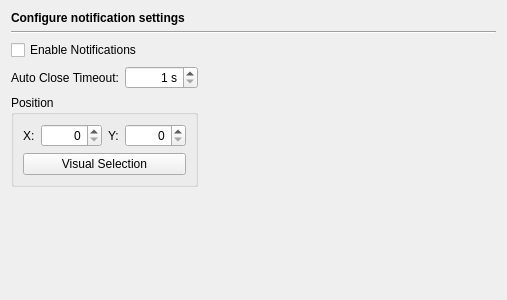
<?xml version="1.0" encoding="UTF-8"?>
<ui version="4.0">
 <class>NotificationsPage</class>
 <widget class="QWidget" name="NotificationsPage">
  <property name="geometry">
   <rect>
    <x>0</x>
    <y>0</y>
    <width>507</width>
    <height>300</height>
   </rect>
  </property>
  <property name="windowTitle">
   <string/>
  </property>
  <layout class="QVBoxLayout" name="verticalLayout">
   <item>
    <widget class="QLabel" name="headerLabel">
     <property name="text">
      <string>&lt;b&gt;Configure notification settings&lt;/b&gt;</string>
     </property>
    </widget>
   </item>
   <item>
    <widget class="Line" name="line11">
     <property name="frameShape">
      <enum>QFrame::HLine</enum>
     </property>
     <property name="frameShadow">
      <enum>QFrame::Sunken</enum>
     </property>
     <property name="orientation">
      <enum>Qt::Horizontal</enum>
     </property>
    </widget>
   </item>
   <item>
    <widget class="QCheckBox" name="enableCheckBox">
     <property name="toolTip">
      <string>Select to enable notifications</string>
     </property>
     <property name="text">
      <string>Enable Notifications</string>
     </property>
    </widget>
   </item>
   <item>
    <layout class="QGridLayout" name="gridLayout_2">
     <item row="0" column="0">
      <widget class="QLabel" name="label">
       <property name="text">
        <string>Auto Close Timeout:</string>
       </property>
      </widget>
     </item>
     <item row="0" column="1">
      <widget class="QSpinBox" name="timeoutSpinBox">
       <property name="toolTip">
        <string>Enter the timeout for closing the notification</string>
       </property>
       <property name="alignment">
        <set>Qt::AlignRight|Qt::AlignTrailing|Qt::AlignVCenter</set>
       </property>
       <property name="suffix">
        <string> s</string>
       </property>
       <property name="minimum">
        <number>1</number>
       </property>
       <property name="maximum">
        <number>10</number>
       </property>
      </widget>
     </item>
     <item row="0" column="2">
      <spacer name="horizontalSpacer">
       <property name="orientation">
        <enum>Qt::Horizontal</enum>
       </property>
       <property name="sizeHint" stdset="0">
        <size>
         <width>40</width>
         <height>20</height>
        </size>
       </property>
      </spacer>
     </item>
     <item row="1" column="0" colspan="2">
      <widget class="QGroupBox" name="groupBox">
       <property name="title">
        <string>Position</string>
       </property>
       <layout class="QGridLayout" name="gridLayout">
        <item row="0" column="0">
         <widget class="QLabel" name="label_2">
          <property name="text">
           <string>X:</string>
          </property>
         </widget>
        </item>
        <item row="0" column="1">
         <widget class="QSpinBox" name="xSpinBox">
          <property name="toolTip">
           <string>Enter the X-position the notification should be shown at</string>
          </property>
          <property name="alignment">
           <set>Qt::AlignRight|Qt::AlignTrailing|Qt::AlignVCenter</set>
          </property>
          <property name="maximum">
           <number>10000</number>
          </property>
         </widget>
        </item>
        <item row="0" column="2">
         <widget class="QLabel" name="label_3">
          <property name="text">
           <string>Y:</string>
          </property>
         </widget>
        </item>
        <item row="0" column="3">
         <widget class="QSpinBox" name="ySpinBox">
          <property name="toolTip">
           <string>Enter the Y-position the notification should be shown at</string>
          </property>
          <property name="alignment">
           <set>Qt::AlignRight|Qt::AlignTrailing|Qt::AlignVCenter</set>
          </property>
          <property name="maximum">
           <number>10000</number>
          </property>
         </widget>
        </item>
        <item row="1" column="0" colspan="4">
         <widget class="QPushButton" name="visualButton">
          <property name="toolTip">
           <string>Press to select the position visually, release to get it</string>
          </property>
          <property name="text">
           <string>Visual Selection</string>
          </property>
          <property name="checkable">
           <bool>true</bool>
          </property>
         </widget>
        </item>
       </layout>
      </widget>
     </item>
    </layout>
   </item>
   <item>
    <spacer name="verticalSpacer">
     <property name="orientation">
      <enum>Qt::Vertical</enum>
     </property>
     <property name="sizeHint" stdset="0">
      <size>
       <width>20</width>
       <height>142</height>
      </size>
     </property>
    </spacer>
   </item>
  </layout>
 </widget>
 <tabstops>
  <tabstop>enableCheckBox</tabstop>
  <tabstop>timeoutSpinBox</tabstop>
  <tabstop>xSpinBox</tabstop>
  <tabstop>ySpinBox</tabstop>
  <tabstop>visualButton</tabstop>
 </tabstops>
 <resources/>
 <connections/>
</ui>
